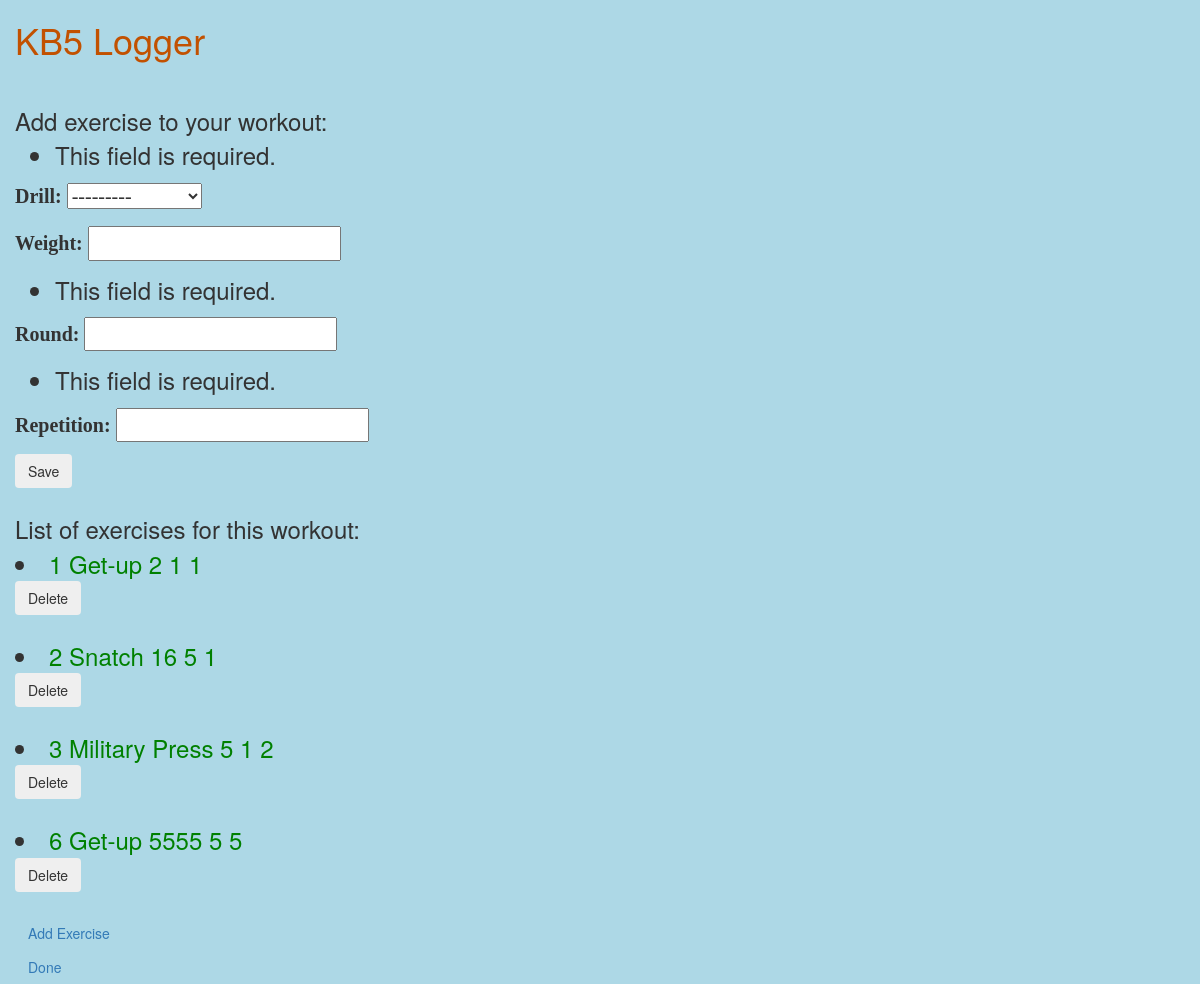
The page /workouts/1/ (signed in) on the database its author committed.
### exerlogger/models.py (models this page shows, shortened)
class Exercise(TimeStampedModel):
    workout = models.ForeignKey(Workout, verbose_name=_("workout"), on_delete=models.CASCADE)
    drill = models.ForeignKey(Drill, verbose_name=_("drill"), on_delete=models.CASCADE)
    weight = models.IntegerField(_("weight"), blank=True, null=True)
    round = models.IntegerField(_("round"), default=1)
    repetition = models.IntegerField(_("repetition"), default=1)
    class Meta:
        verbose_name = _("exercise")
        verbose_name_plural = _("exercises")

class Drill(TimeStampedModel):
    name = models.CharField(_("name"), max_length=255)
    class Meta:
        verbose_name = _("drill")
        verbose_name_plural = _("drills")
    objects = models.Manager()
    def __str__(self):
        return self.name

### exerlogger/views.py (the view, shortened to what this page needs)
# urls.py: url(r'workouts/(add)/', views.workout_detail, name='workout_new'),
@login_required
def workout_detail(request, workout_id, exercise_id=None):
    if workout_id == "add":
        exercise_form = NewExerciseForm(request.POST)
        if request.method == "POST":
            workout_current = Workout.objects.create()
            exercise_form.instance = Exercise(workout=workout_current)
            if exercise_form.is_valid():
                exercise_form.save(commit=True)
                return redirect(workout_detail, workout_id=workout_current.id)
        context = {
            'exercise_form': exercise_form
        }
    else:
        workout = get_object_or_404(Workout, pk=workout_id)
        exercises = Exercise.objects.filter(workout=workout_id)
        exercise_form = NewExerciseForm(
            request.POST,
            instance=Exercise(workout=workout),
        )
        if exercise_form.is_valid():
            exercise_form.save(commit=True)
        context = {
            'workout': workout,
            'exercises': exercises,
            'exercise_form': exercise_form
        }
    return render(request, 'workout/workout_detail.html', context)

### exerlogger/forms.py
class NewExerciseForm(forms.ModelForm):
    class Meta:
        model = Exercise
        fields = ["drill", "weight", "round", "repetition"]

### templates/workout/workout_detail.html (shortened to what this page needs)
{% extends 'userspace/base.html' %}
        {% block content %}
            {% if exercise_form %}
                <br>
                Add exercise to your workout:
                <form method="POST" enctype="multipart/form-data">
                    {{ exercise_form.as_p }}
                    <input type="submit" value="Save" class="btn btn-md btn-secondary">
                </form>
            {% endif %}
            List of exercises for this workout:
            {% for exercise in exercises %}
                <li><a href="{% url 'exercise_edit' workout.id exercise.id %}">
                    {{ exercise.id }}
                    {{ exercise.drill.name }}
                    {{ exercise.weight }}
                    {{ exercise.repetition }}
                    {{ exercise.round }}
                    </a>
                    <form action="{% url 'delete_exercise' workout.id exercise.id %}" method="POST">
                        <input type="submit" value="Delete" class="btn btn-md btn-secondary">
                    </form>
                </li>
            {% endfor %}
            {% if workout %}
            <a class="btn btn-md btn-secondary" href="{% url 'workout_detail' workout.id %}">Add Exercise</a>
            {% endif %}
            <br>
            <a href="{% url 'workouts' %}" class="btn btn-md btn-secondary" >Done</a>
        {% endblock %}

### exerlogger/static/workout/style.css (style rules this page uses)
li a { color: green; }
body { background-color: lightblue; padding-left: 15px; font-size: 24px; }
p { font-family: verdana; font-size: 20px; }

### rows shown on the page
Exercise: id "1", drill.name "Get-up", weight "2", repetition "1", round "1"
Exercise: id "2", drill.name "Snatch", weight "16", repetition "5", round "1"
Exercise: id "3", drill.name "Military Press", weight "5", repetition "1", round "2"
Exercise: id "6", drill.name "Get-up", weight "5555", repetition "5", round "5"
